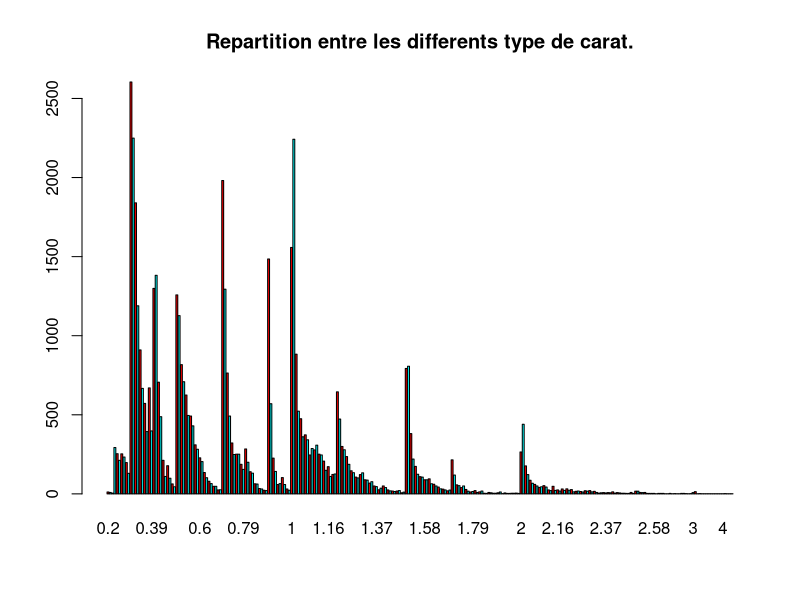
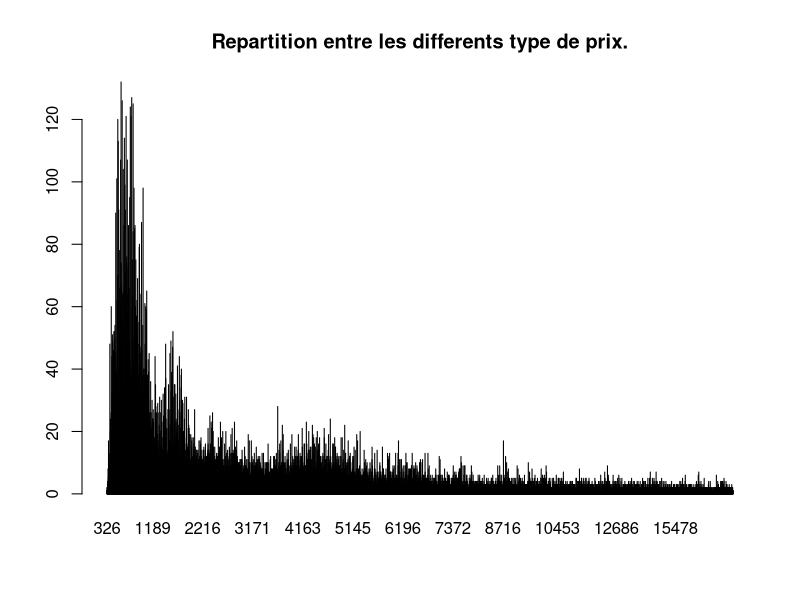
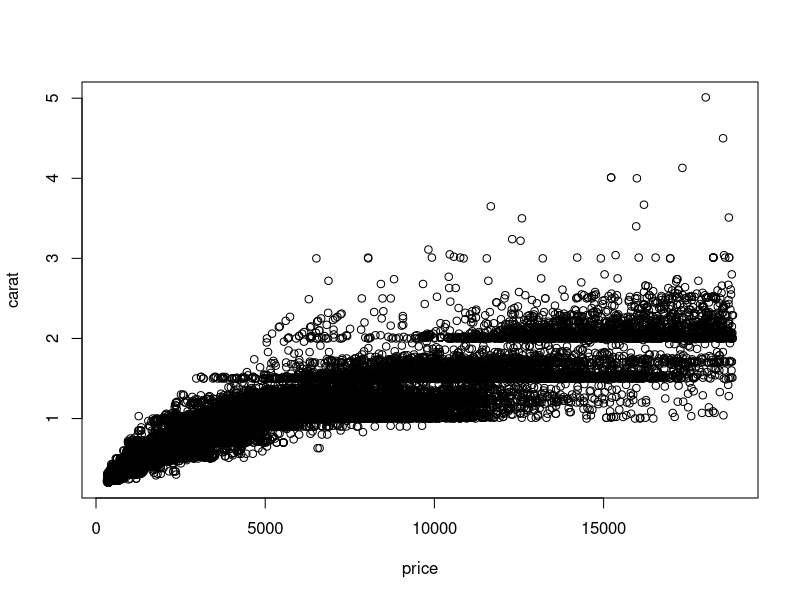
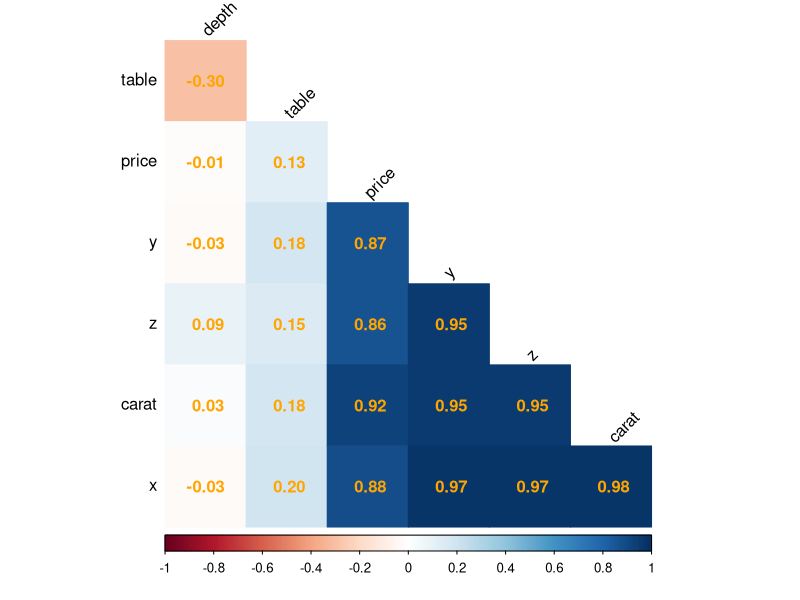

Source code (R) for these figures, in order:
## ---- chunk 1
knitr::opts_chunk$set(echo = TRUE)
## ---- chunk 2
library(openxlsx)
dataset <- read.xlsx("diamonds_dataset.xlsx")
donnees <- dataset
View(donnees)
attach(donnees)
## ---- chunk 3
summary(donnees) #résumé des variables
dim(donnees)
print("Les données sont qualitatives et quantitatives.")
str(donnees)
## ---- chunk 4
valeur_manquant <- sum(colSums(is.na(donnees)))
if (valeur_manquant>1){
  cat("Les valeurs manquantes sont au nombre de ", valeur_manquant, "\n")
} else {
  cat("Aucune valeur manquante, car il y'a ", valeur_manquant, " valeur manquante!", "\n")
}
## ---- chunk 5
for (i in 1:ncol(donnees)) {
  if (i == 3 || i == 4 || i == 5){
    donnees[, i] <- donnees[, i]
  }
  else {
    donnees[, i] <- as.numeric(donnees[, i])
  }
}

str(donnees)
## ---- chunk 6
unique(carat) #Voir les valeurs possibles d'une var
print("Pour la variable carat")
summary(carat)
barplot(table(carat), col=rainbow(2), main="Repartition entre les differents type de carat.")
## ---- chunk 7
print("Pour la variable price")
summary(price)
barplot(table(price), col=rainbow(2), main="Repartition entre les differents type de prix.")
## ---- chunk 8
#cor(carat, price) <--! Pourquoi cedi ne fonctionne pas pourtant j'ai converti les valeurs en num??? >
cor(as.numeric(carat), price) #positif => les variables varient/évoluent dans le même sens.
## ---- chunk 9
#14. Afficher le nuage de points. Interpréter
plot(carat ~ price)
## ---- chunk 10
anov <- aov(price ~ cut, data =donnees)
summary(anov)

print("La p-value pour la variable 'cut' est inférieure à 0.001 (indiquée par ***), ce qui signifie que nous pouvons rejeter l'hypothèse nulle que toutes les catégories de 'cut' ont la même moyenne.")
print("En termes simples, il y a une différence significative sur la variable dépendante en fonction des différents niveaux de 'cut'.")
print("Le F-value élevé (175.7) confirme également que la variable 'cut' a un effet significatif et fort sur la variable dépendante.")
## ---- chunk 11
table(cut, clarity)
chisq.test(table(cut, clarity))

print("La p-value très basse vous permet de rejeter l'hypothèse nulle d'indépendance entre les variables 'cut' et 'clarity'. En d'autres termes, il existe une association statistiquement significative entre la qualité de la taille ('cut') et la clarté ('clarity') des données analysées. Les deux variables ne sont pas indépendantes, et les variations dans l'une sont associées à des variations dans l'autre.")
## ---- chunk 12
donnees_num <- donnees[sapply(donnees, is.numeric)]
donnees_num <- subset(donnees_num, select = -id)
library(corrplot)
cor_donnees_num <- cor(donnees_num)
#cor_donnees_num
corrplot(cor_donnees_num, method = "color", type = "lower", order = "hclust",
         addCoef.col = "orange", # Ajoute les coefficients de corrélation
         tl.col = "black", # Couleur du texte des labels
         tl.srt = 45, # Rotation des labels
         diag = FALSE) # Ne pas inclure les diagonales

